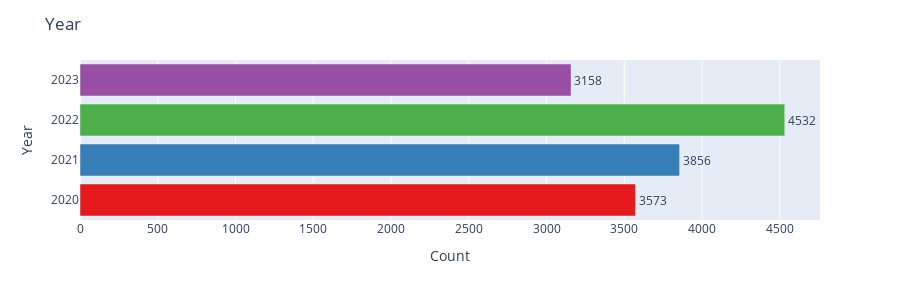

Notebook source saved alongside this figure:
### Code cell
# a = df["Year"].value_counts()
# a = a[[2020, 2021, 2022, 2023]].sort_index()  # optional: sort by year
# plot_df = a.reset_index()
# plot_df.columns = ['Year', 'Count']

# plot_df["Color"] = plot_df["Year"].astype(str)  # or just str values

plot_df = count_entries("Year")

fig = px.bar(
    plot_df,
    x='Count',
    y='Year',
    orientation='h',
    text='Count',
    color='Color',  # use the custom color mapping
    color_discrete_map={
        '2020': px.colors.qualitative.Set1[0],
        '2021': px.colors.qualitative.Set1[1],
        '2022': px.colors.qualitative.Set1[2],
        '2023': px.colors.qualitative.Set1[3],
    }
)

fig.update_layout(
    title='Year',
    xaxis=dict(range=[0, plot_df['Count'].max() * 1.05]),
    yaxis=dict(categoryorder='array', categoryarray=plot_df['Year'][::-1]),
    height=300,
    showlegend=False  # now this actually works
)

fig.update_traces(textposition='outside')
fig.show()

### Figure 1 — Plotly figure (JSON) as saved in the notebook; plotly's stock layout.template omitted (floating-point values rounded to 4 significant figures)
{"data": [{"alignmentgroup": "True", "hovertemplate": "Color=2023<br>Count=%{text}<br>Year=%{y}<extra></extra>", "legendgroup": "2023", "marker": {"color": "rgb(152,78,163)", "pattern": {"shape": ""}}, "name": "2023", "offsetgroup": "2023", "orientation": "h", "showlegend": true, "text": [3158], "textposition": "outside", "type": "bar", "x": [3158], "xaxis": "x", "y": [2023], "yaxis": "y"}, {"alignmentgroup": "True", "hovertemplate": "Color=2020<br>Count=%{text}<br>Year=%{y}<extra></extra>", "legendgroup": "2020", "marker": {"color": "rgb(228,26,28)", "pattern": {"shape": ""}}, "name": "2020", "offsetgroup": "2020", "orientation": "h", "showlegend": true, "text": [3573], "textposition": "outside", "type": "bar", "x": [3573], "xaxis": "x", "y": [2020], "yaxis": "y"}, {"alignmentgroup": "True", "hovertemplate": "Color=2021<br>Count=%{text}<br>Year=%{y}<extra></extra>", "legendgroup": "2021", "marker": {"color": "rgb(55,126,184)", "pattern": {"shape": ""}}, "name": "2021", "offsetgroup": "2021", "orientation": "h", "showlegend": true, "text": [3856], "textposition": "outside", "type": "bar", "x": [3856], "xaxis": "x", "y": [2021], "yaxis": "y"}, {"alignmentgroup": "True", "hovertemplate": "Color=2022<br>Count=%{text}<br>Year=%{y}<extra></extra>", "legendgroup": "2022", "marker": {"color": "rgb(77,175,74)", "pattern": {"shape": ""}}, "name": "2022", "offsetgroup": "2022", "orientation": "h", "showlegend": true, "text": [4532], "textposition": "outside", "type": "bar", "x": [4532], "xaxis": "x", "y": [2022], "yaxis": "y"}], "layout": {"barmode": "relative", "height": 300, "legend": {"title": {"text": "Color"}, "tracegroupgap": 0}, "margin": {"t": 60}, "showlegend": false, "title": {"text": "Year"}, "xaxis": {"anchor": "y", "domain": [0, 1], "range": [0, 4759.0], "title": {"text": "Count"}}, "yaxis": {"anchor": "x", "categoryarray": [2022, 2021, 2020, 2023], "categoryorder": "array", "domain": [0, 1], "title": {"text": "Year"}}}}
